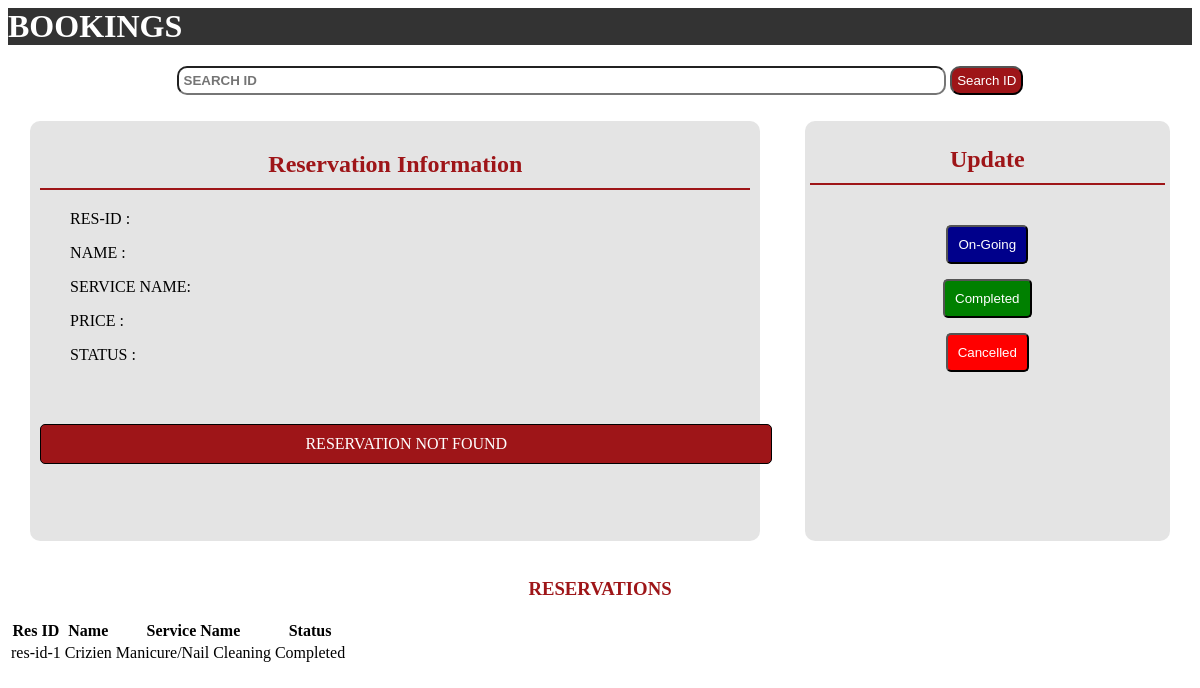
Page /admin/admin/booking.php on the committed database.
### tables this page shows
CREATE TABLE `user_reservation` (
  `rs-id` varchar(30) NOT NULL,
  `rs-name` varchar(30) NOT NULL,
  `rs-email` varchar(30) NOT NULL,
  `rs-tel` varchar(30) NOT NULL,
  `rs-serv` varchar(30) NOT NULL,
  `rs-price` float NOT NULL,
  `rs-date` date NOT NULL,
  `rs-time` time NOT NULL,
  `rs-dor` date NOT NULL DEFAULT current_timestamp(),
  `rs_serv_type` varchar(30) NOT NULL,
  `rs-status` varchar(15) NOT NULL
);

### admin/admin/booking.php (the view, shortened to what this page needs)
<?php
  $s_data = 0;
?>
<h1 class="txt-dark bg-dark p-10 panel-logo" style="background: #333; color: white;">BOOKINGS</h1>
<div class="update-res">
  <div style="width: 100%; text-align: center; margin-bottom: 10px;">
    <form method="POST" >
      <input id="search" style="width: 65%; border-radius: 10px; padding: 5px; text-align: left; text-transform: uppercase; font-weight: bold;" type="text" name="search-id" id="search" placeholder="Search Id">
      <input id="btn-search" style=" border-radius: 10px; padding: 5px;background: #9e1518; color: white;" width="5%" type="submit" name='search' value='Search ID'>
    </form>
  </div>
  <div class="update-div" style="border-radius: 10px">
    <h2 style="border-bottom: 2px solid #9e1518; padding-bottom: 10px; text-align: center; color: #9e1518">Reservation Information</h2>
    <?php
        if($s_data){
     ?>
        <label>RES-id : <p><?php echo $s_data['rs-id'] ?></p></label>
        <br>
        <label>Name : <p><?php echo $s_data['rs-name'] ?></p></label>
        <br>
        <label>Service Name: <p><?php echo $s_data['rs-serv'] ?></p> </label>
        <br>
        <label>Price : <p><?php echo $s_data['rs-price'] ?></p></label>
        <br>
        <label>Status : <p id="<?php echo $s_data['rs-status'] ?>"><?php echo $s_data['rs-status'] ?></p> </label>
  <?php } else { ?>
        <label>RES-id : </label>
        <label>Name : </label>
        <label>Service Name: </label>
        <label>Price : </label>
        <label>Status : </label>
        <div style="margin-top: 60px; border-radius: 5px; text-align:center; color: white; width: 100%; padding: 10px; border: 1px solid black;background: #9e1518 ">RESERVATION NOT FOUND</div>
        <?php } ?>
  </div>
  <div class="update-div2" style=" background: rgba(123,123,123,.2); border: none">
    <h2 style="border-bottom: 2px solid #9e1518; padding-bottom: 10px;text-align: center; color: #9e1518">Update</h2>
    <form class="div2-form"  method="POST">
        <input style="margin-top: 15px" type="submit" name="submit" id="On-Going" value="On-Going">
        <input style="margin-top: 15px" type="submit" name="submit"  placeholder="Completed" id="Completed" value="Completed">
        <input style="margin-top: 15px" type="submit" name="submit" id="Cancelled" value="Cancelled">
    </form>
  </div>
</div>
<div class="monthly-recap-container">
  <?php
    $sql = "SELECT * FROM `user_reservation`";
    $res = mysqli_query($database, $sql);
  ?>
  <div class="latest-reservation">
  <h3 class="txt-dark" style="text-align: center; font-weight: bold; color: #9e1518;">RESERVATIONS</h3>
  <table class="txt-dark">
    <tr>
      <th>Res ID</th>
      <th class="x-hidden">Name</th>
      <th class="x-hidden">Service Name</th>
      <th>Status</th>
    </tr>
    <?php if($res->num_rows > 0) {
      while ($row = $res->fetch_assoc()) { ?>
        <tr>
          <td><?php echo $row['rs-id'] ?></td>
          <td class="x-hidden"><?php echo $row['rs-name'] ?></td>
          <td class="x-hidden"><?php echo $row['rs-serv'] ?></td>
          <td><?php echo $row['rs-status'] ?></td>
        </tr>
    <?php }} else {
        echo $database->error;
        include('404.php');
    }?>
  </table>
</div>
</div>

### admin/admin/booking.php (style rules this page uses)
.update-res { display: flex; flex-flow: row wrap; justify-content: space-around; }
.update-div { width: 60%; height: 400px; background: rgba(123,123,123,.2); padding: 10px; }
.update-div2 { width: 30%; border: 1px solid black; padding: 5px; border-radius: 10px; }
.div2-form { display: flex; flex-flow: column wrap; padding: 5px; justify-content: space-between; align-items: center; }
.update-div label { margin-left: 30px; text-transform: uppercase; }
#On-Going { padding: 10px; border-radius: 5px; background: darkblue; color: white; }
#Completed { padding: 10px; border-radius: 5px; background: green; color: white; }
#Cancelled { padding: 10px; border-radius: 5px; background: red; color: white; }

### rows in the picture
user_reservation: value "res-id-1", value "Crizien", value "Manicure/Nail Cleaning", value "Completed"
